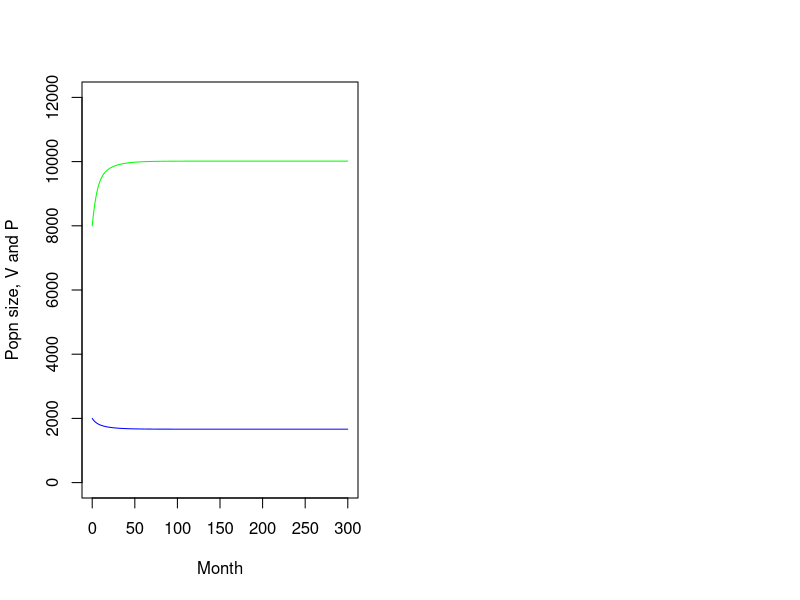

R code for this plot: (Note: this script raises an error after producing the figure.)
#Sara Cannon, Homework 6

#Problem 1

library(deSolve)

LV_Pred_RM<-function(t,y,params){
  V<-y[1]
  P<-y[2]
  with(as.list(params),{
    dVdt<-b*V*(1-(1/K1)*V)-a*V*P/(1+a*h*V)
    dPdt<-e*a*V*P/(1+a*h*V)-d*P
    return(list(c(dVdt,dPdt)))
  })}

a = 0.0001;      # attack rate
e = 0.1;       # conversion efficiency rate
d = 0.1;       # predator death rate
b = 0.5;       # prey birth rate
h = 0.0015;       # prey handling time
K1 = 15000;       #Prey carrying capacity (Initial scenario)
K2 = 50000;       #Prey carrying capacity (2nd scenario)
K3 = 100000;     #Prey carrying capacity (3rd scenario)
K4 = 1000000;    #Prey carrying capacity (4th scenario)
K5 = 10000000;   #Prey carrying capacity (5th scenario)
y0 = c(V0=8000,P0=2000);  # Initial values for V and P populations

#Evaluate scenario for K initial

params<-c(b=b,a=a,e=e,d=d,K1=K1,h=h)
tspan<-seq(0,300,by=0.1)  # Timespan to evaluate (in months)

isoV1<-function(x){(b+b*x*(a*h-(1/K1)-a*(1/K1)*h*x))/a}
isoP<-d/(a*e-a*d*h)

out<-ode(y0,tspan,LV_Pred_RM,params)
out<-data.frame(out)

#How can I add a title over both graphs?
par(mfrow=c(1,2)) #show both plots side-by-side

plot(out[,1],out[,2],type='l',col='green',xlab='Month',ylab='Popn size, V and P',ylim=c(0,12000))
lines(out[,1],out[,3],col='blue')
legend(locator(1),c("predator","prey"),pch=c(1,19),col=c("green","blue")) #is also something wrong with the legend?

plot(out[,2],out[,3],type='l',col='red',xlab='V, Prey abundance',ylab='P, Predator abundance',
     ylim=c(0,2000),xlim=c(0,12000))
segments(isoP, 0, isoP, 100,lwd=2) #what is the 100 referring to here?
curve(isoV1, 0, 300, add = T) #what is the 300 referring to here?

#It looks like Graph 1 (Pop size, V&P vs Month) looks okay, but prey abundance vs. predator abundance is off somehow.
